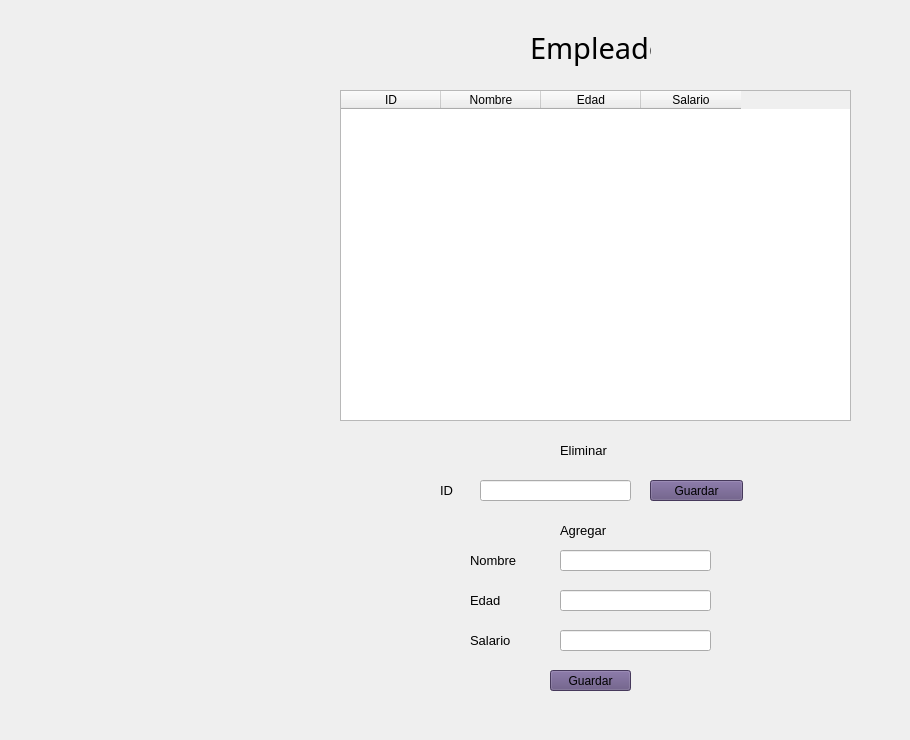
     <widget class="QWidget" name="tab_5">
      <attribute name="title">
       <string>Empleado</string>
      </attribute>
      <widget class="QLabel" name="label_65">
       <property name="geometry">
        <rect>
         <x>530</x>
         <y>30</y>
         <width>121</width>
         <height>36</height>
        </rect>
       </property>
       <property name="font">
        <font>
         <family>Brush Script MT</family>
         <pointsize>22</pointsize>
         <weight>50</weight>
         <italic>false</italic>
         <bold>false</bold>
        </font>
       </property>
       <property name="styleSheet">
        <string notr="true">font: 22pt &quot;Brush Script MT&quot;;</string>
       </property>
       <property name="text">
        <string>Empleado</string>
       </property>
      </widget>
      <widget class="QTableWidget" name="TableEmp">
       <property name="geometry">
        <rect>
         <x>340</x>
         <y>90</y>
         <width>511</width>
         <height>331</height>
        </rect>
       </property>
       <property name="styleSheet">
        <string notr="true">color: rgb(0, 0, 0)</string>
       </property>
       <column>
        <property name="text">
         <string>ID</string>
        </property>
       </column>
       <column>
        <property name="text">
         <string>Nombre</string>
        </property>
       </column>
       <column>
        <property name="text">
         <string>Edad</string>
        </property>
       </column>
       <column>
        <property name="text">
         <string>Salario</string>
        </property>
       </column>
      </widget>
      <widget class="QLineEdit" name="EliminarEmpID">
       <property name="geometry">
        <rect>
         <x>480</x>
         <y>480</y>
         <width>151</width>
         <height>21</height>
        </rect>
       </property>
      </widget>
      <widget class="QLabel" name="label_15">
       <property name="geometry">
        <rect>
         <x>440</x>
         <y>480</y>
         <width>21</width>
         <height>21</height>
        </rect>
       </property>
       <property name="font">
        <font>
         <pointsize>10</pointsize>
        </font>
       </property>
       <property name="text">
        <string>ID</string>
       </property>
      </widget>
      <widget class="QLabel" name="label_16">
       <property name="geometry">
        <rect>
         <x>560</x>
         <y>440</y>
         <width>61</width>
         <height>21</height>
        </rect>
       </property>
       <property name="font">
        <font>
         <pointsize>10</pointsize>
        </font>
       </property>
       <property name="text">
        <string>Eliminar</string>
       </property>
      </widget>
      <widget class="QLabel" name="label_17">
       <property name="geometry">
        <rect>
         <x>560</x>
         <y>520</y>
         <width>61</width>
         <height>21</height>
        </rect>
       </property>
       <property name="font">
        <font>
         <pointsize>10</pointsize>
        </font>
       </property>
       <property name="text">
        <string>Agregar</string>
       </property>
      </widget>
      <widget class="QLabel" name="label_18">
       <property name="geometry">
        <rect>
         <x>470</x>
         <y>550</y>
         <width>61</width>
         <height>21</height>
        </rect>
       </property>
       <property name="font">
        <font>
         <pointsize>10</pointsize>
        </font>
       </property>
       <property name="text">
        <string>Nombre</string>
       </property>
      </widget>
      <widget class="QLabel" name="label_35">
       <property name="geometry">
        <rect>
         <x>470</x>
         <y>590</y>
         <width>41</width>
         <height>21</height>
        </rect>
       </property>
       <property name="font">
        <font>
         <pointsize>10</pointsize>
        </font>
       </property>
       <property name="text">
        <string>Edad</string>
       </property>
      </widget>
      <widget class="QLabel" name="label_36">
       <property name="geometry">
        <rect>
         <x>470</x>
         <y>630</y>
         <width>51</width>
         <height>21</height>
        </rect>
       </property>
       <property name="font">
        <font>
         <pointsize>10</pointsize>
        </font>
       </property>
       <property name="text">
        <string>Salario</string>
       </property>
      </widget>
      <widget class="QLineEdit" name="SalarioEmp">
       <property name="geometry">
        <rect>
         <x>560</x>
         <y>630</y>
         <width>151</width>
         <height>21</height>
        </rect>
       </property>
      </widget>
      <widget class="QLineEdit" name="EdadEmp">
       <property name="geometry">
        <rect>
         <x>560</x>
         <y>590</y>
         <width>151</width>
         <height>21</height>
        </rect>
       </property>
      </widget>
      <widget class="QLineEdit" name="NombreEmp">
       <property name="geometry">
        <rect>
         <x>560</x>
         <y>550</y>
         <width>151</width>
         <height>21</height>
        </rect>
       </property>
      </widget>
      <widget class="QPushButton" name="AgregarEmpleado">
       <property name="geometry">
        <rect>
         <x>550</x>
         <y>670</y>
         <width>81</width>
         <height>21</height>
        </rect>
       </property>
       <property name="styleSheet">
        <string notr="true">background-color:rgb(98, 80, 127)</string>
       </property>
       <property name="text">
        <string>Guardar</string>
       </property>
      </widget>
      <widget class="QPushButton" name="EliminarEmpleado">
       <property name="geometry">
        <rect>
         <x>650</x>
         <y>480</y>
         <width>93</width>
         <height>21</height>
        </rect>
       </property>
       <property name="styleSheet">
        <string notr="true">background-color: rgb(98, 80, 127)</string>
       </property>
       <property name="text">
        <string>Guardar</string>
       </property>
      </widget>
      <widget class="QLabel" name="AlertaAgregaEmp">
       <property name="geometry">
        <rect>
         <x>510</x>
         <y>710</y>
         <width>141</width>
         <height>21</height>
        </rect>
       </property>
       <property name="toolTip">
        <string>&lt;html&gt;&lt;head/&gt;&lt;body&gt;&lt;p align=&quot;center&quot;&gt;&lt;span style=&quot; font-size:11pt; font-weight:600;&quot;&gt;Admin o Password incorrectos&lt;/span&gt;&lt;/p&gt;&lt;/body&gt;&lt;/html&gt;</string>
       </property>
       <property name="whatsThis">
        <string>&lt;html&gt;&lt;head/&gt;&lt;body&gt;&lt;p align=&quot;center&quot;&gt;&lt;br/&gt;&lt;/p&gt;&lt;/body&gt;&lt;/html&gt;</string>
       </property>
       <property name="styleSheet">
        <string notr="true">color: rgb(255, 8, 12);
font: 11pt &quot;MS Shell Dlg 2&quot;;</string>
       </property>
       <property name="text">
        <string/>
       </property>
      </widget>
      <widget class="QLabel" name="AlertaElimEmpleado">
       <property name="geometry">
        <rect>
         <x>760</x>
         <y>480</y>
         <width>141</width>
         <height>21</height>
        </rect>
       </property>
       <property name="toolTip">
        <string>&lt;html&gt;&lt;head/&gt;&lt;body&gt;&lt;p align=&quot;center&quot;&gt;&lt;span style=&quot; font-size:11pt; font-weight:600;&quot;&gt;Admin o Password incorrectos&lt;/span&gt;&lt;/p&gt;&lt;/body&gt;&lt;/html&gt;</string>
       </property>
       <property name="whatsThis">
        <string>&lt;html&gt;&lt;head/&gt;&lt;body&gt;&lt;p align=&quot;center&quot;&gt;&lt;br/&gt;&lt;/p&gt;&lt;/body&gt;&lt;/html&gt;</string>
       </property>
       <property name="styleSheet">
        <string notr="true">color: rgb(255, 8, 12);
font: 11pt &quot;MS Shell Dlg 2&quot;;</string>
       </property>
       <property name="text">
        <string/>
       </property>
      </widget>
     </widget>
